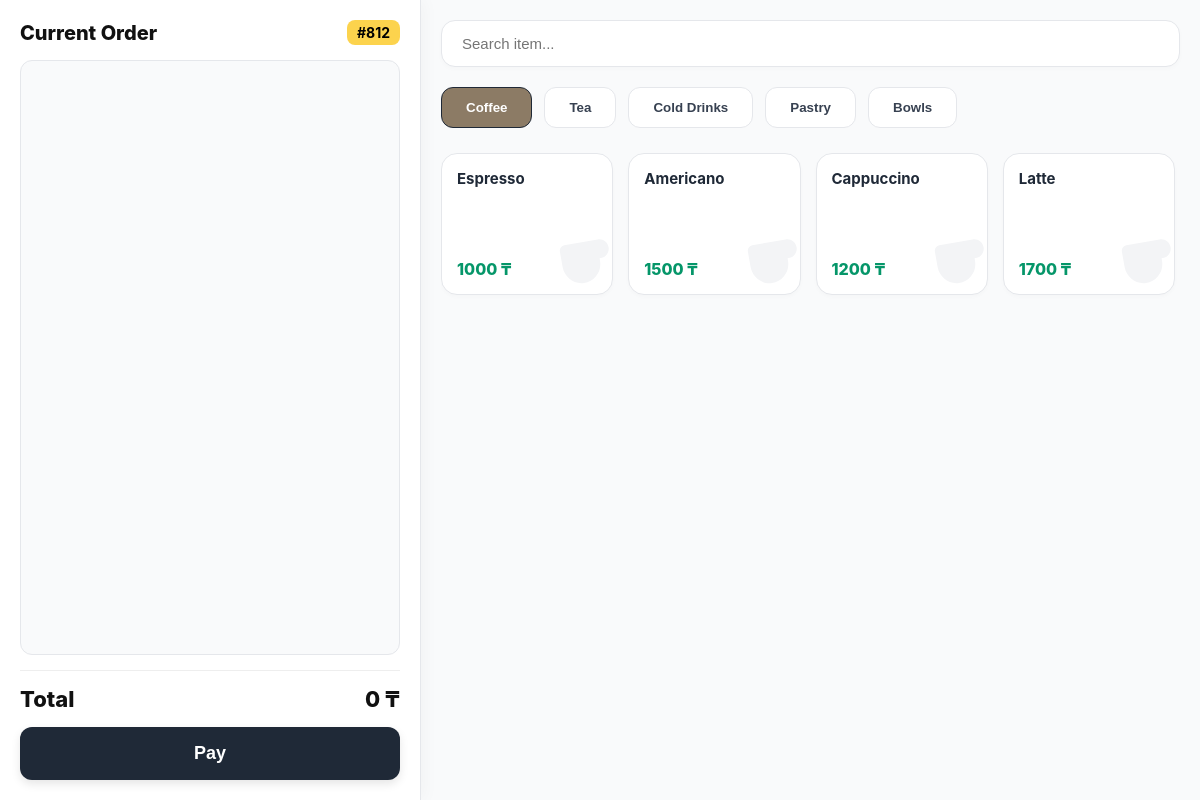
The app's page /cashier/ with its own data.
### coffee/models.py (models this page shows, shortened)
class MenuItem(models.Model):
    CATEGORY_CHOICES = [
        ('coffee', 'Coffee'),
        ('tea', 'Tea'),
        ('cold', 'Cold Drinks'),
        ('pastry', 'Pastry'),
        ('bowl', 'Bowls'),
        ('other', 'Other'),
    ]
    name = models.CharField(max_length=100)
    price = models.DecimalField(max_digits=8, decimal_places=2, verbose_name="Base Price")
    category = models.CharField(max_length=20, choices=CATEGORY_CHOICES, default='coffee', verbose_name="Category")
    is_sized = models.BooleanField(default=True, verbose_name="Has Sizes (S/M/L)")
    has_milk_mods = models.BooleanField(default=False, verbose_name="Allows: Milk")
    has_syrup_mods = models.BooleanField(default=False, verbose_name="Allows: Syrups")
    has_ice_mods = models.BooleanField(default=False, verbose_name="Allows: Ice")
    has_other_mods = models.BooleanField(default=False, verbose_name="Allows: Other")

### coffee/views.py (the view)
# urls.py: path('cashier/', views.cashier_view, name='cashier'), # Касса
def cashier_view(request):
    last_order = Order.objects.last()
    next_id = last_order.id + 1 if last_order else 1
    products = MenuItem.objects.all()
    modifiers = list(Modifier.objects.values())
    context = {
        'next_id': next_id,
        'products': products,
        'modifiers': modifiers
    }
    return render(request, 'coffee/cashier.html', context)

### coffee/templates/coffee/cashier.html (shortened to what this page needs)
{% load static %}
<!DOCTYPE html>
<html lang="en">
<head>
</head>
<body>
    <div class="pos-container">
        <div class="panel-cart">
            <div class="cart-header">
                <span class="t-current">Current Order</span>
                <span class="order-badge" id="ui-order-id">#{{ next_id }}</span>
            </div>
            <div class="cart-list" id="cart-items">
                </div>
            <div class="total-section">
                <div class="total-row">
                    <span class="t-total">Total</span>
                    <span id="total-price">0 ₸</span>
                </div>
                <button class="pay-button" onclick="submitOrder()">
                    <span class="t-pay">Pay</span>
                </button>
            </div>
        </div>
        <div class="panel-menu">
            <div class="search-container">
                <input type="text" placeholder="Search item..." class="search-input t-search-ph">
            </div>
            <div class="category-tabs">
                <button class="tab-btn active" onclick="filterMenu('coffee')"> <span class="t-coffee">Coffee</span></button>
                <button class="tab-btn" onclick="filterMenu('tea')"> <span class="t-tea">Tea</span></button>
                <button class="tab-btn" onclick="filterMenu('cold')"> <span class="t-cold">Cold Drinks</span></button>
                <button class="tab-btn" onclick="filterMenu('pastry')"> <span class="t-pastry">Pastry</span></button>
                <button class="tab-btn" onclick="filterMenu('bowl')"> <span class="t-bowl">Bowls</span></button>
            </div>
            <div class="menu-grid" id="menu-grid">
                {% for item in products %}
                <div class="menu-item"
                     onclick="selectItem(this)"
                     data-name="{{ item.name|escapejs }}"
                     data-price="{{ item.price|stringformat:'d' }}"
                     data-sized="{{ item.is_sized|yesno:'true,false' }}"
                     data-milk="{{ item.has_milk_mods|yesno:'true,false' }}"
                     data-syrup="{{ item.has_syrup_mods|yesno:'true,false' }}"
                     data-ice="{{ item.has_ice_mods|yesno:'true,false' }}"
                     data-other="{{ item.has_other_mods|yesno:'true,false' }}"
                     data-category="{{ item.category }}">
                    <div class="item-name">{{ item.name }}</div>
                    <div class="item-price">{{ item.price|floatformat:0 }} ₸</div>
                    {% if item.category == 'coffee' %}
                        <svg class="bg-icon" viewBox="0 0 24 24" fill="currentColor"><path d="M18.5 3H6c-1.1 0-2 .9-2 2v5.71c0 3.83 2.95 7.18 6.78 7.29 3.96.12 7.22-3.06 7.22-7v-1h.5c1.93 0 3.5-1.57 3.5-3.5S20.43 3 18.5 3z"/></svg>
                    {% elif item.category == 'pastry' %}
                        <svg class="bg-icon" viewBox="0 0 24 24" fill="currentColor"><path d="M22 10v9c0 1.1-.9 2-2 2H4c-1.1 0-2-.9-2-2v-9h20z"/></svg>
                    {% elif item.category == 'cold' %}
                        <svg class="bg-icon" viewBox="0 0 24 24" fill="currentColor"><path d="M18.06 22.99h1.66c.84 0 1.53-.64 1.6-1.48L22.95 9.08a.99.99 0 0 0-.74-1.07l-1.07-.26L21.8 5.09l1.93.48a1 1 0 0 0 1.21-.76l.24-1a1 1 0 0 0-.75-1.21l-7.3-1.83a1 1 0 0 0-1.21.76l-.24 1a1 1 0 0 0 .76 1.21l1.93.48-.66 2.65-11.63-2.9.27-1.11a1.004 1.004 0 0 0-1.22-.76L4.14 2.3A1 1 0 0 0 2.92 3.52l.24 1A.996.996 0 0 0 4.38 5.3l1.93.48L5.59 9c-.53.13-.88.66-.75 1.2l3.43 14.28c.17.7.8 1.18 1.52 1.18h8.27v-2.67z"/></svg>
                    {% else %}
                        <svg class="bg-icon" viewBox="0 0 24 24" fill="currentColor"><circle cx="12" cy="12" r="10"/></svg>
                    {% endif %}
                </div>
                {% empty %}
                    <div style="grid-column: 1/-1; text-align: center; color: #999;">No items</div>
                {% endfor %}
            </div>
        </div>
    </div>
</body>
</html>

### coffee/templates/coffee/cashier.html (style rules this page uses)
body { margin: 0; padding: 0; height: 100vh; overflow: hidden; font-family: -apple-system, BlinkMacSystemFont, "Segoe UI", Roboto, sans-serif; background-color: #F3F4F6; }
.pos-container { display: flex; height: 100vh; width: 100%; }
.panel-cart { flex: 1; min-width: 380px; background: #ffffff; border-right: 1px solid #E5E7EB; display: flex; flex-direction: column; padding: 20px; box-shadow: 4px 0 15px rgba(0,0,0,0.03); z-index: 10; }
.panel-menu { flex: 2.5; background: #F9FAFB; padding: 20px; display: flex; flex-direction: column; }
.cart-header { display: flex; justify-content: space-between; align-items: center; margin-bottom: 15px; }
.t-current { font-size: 20px; font-weight: 800; color: #111; }
.order-badge { background: #FCD34D; padding: 4px 10px; border-radius: 8px; font-weight: bold; font-size: 14px; }
.cart-list { flex-grow: 1; overflow-y: auto; background: #F9FAFB; border-radius: 12px; border: 1px solid #E5E7EB; padding: 10px; margin-bottom: 15px; }
.total-section { margin-top: auto; border-top: 1px solid #eee; padding-top: 15px; }
.total-row { display: flex; justify-content: space-between; font-size: 22px; font-weight: 800; margin-bottom: 15px; color: #111; }
.pay-button { width: 100%; background: #1F2937; color: white; padding: 16px; border: none; border-radius: 12px; font-size: 18px; font-weight: 700; cursor: pointer; transition: 0.2s; box-shadow: 0 4px 10px rgba(0,0,0,0.1); }
.search-container { margin-bottom: 20px; }
.search-input { width: 100%; padding: 14px 20px; border: 1px solid #E5E7EB; border-radius: 14px; box-sizing: border-box; outline: none; font-size: 15px; background: #fff; box-shadow: 0 2px 5px rgba(0,0,0,0.02); }
.category-tabs { display: flex; gap: 12px; margin-bottom: 20px; overflow-x: auto; padding-bottom: 5px; }
.tab-btn { padding: 12px 24px; border: 1px solid #E5E7EB; background: #fff; border-radius: 12px; font-weight: 600; color: #374151; cursor: pointer; transition: 0.2s; white-space: nowrap; }
.tab-btn.active { background: #8C7B65; color: #fff; border-color: #1F2937; }
.menu-grid { display: grid; grid-template-columns: repeat(auto-fill, minmax(150px, 1fr)); gap: 15px; overflow-y: auto; padding-bottom: 20px; padding-right: 5px; align-content: start; }
.menu-item { background: #fff; border: 1px solid #E5E7EB; border-radius: 16px; padding: 15px; height: 110px; cursor: pointer; display: flex; flex-direction: column; justify-content: space-between; box-shadow: 0 2px 4px rgba(0,0,0,0.02); transition: all 0.1s; position: relative; overflow: hidden; }
.item-name { font-weight: 700; font-size: 15px; color: #1F2937; z-index: 2; }
.item-price { font-weight: 800; color: #059669; font-size: 16px; z-index: 2; }
.bg-icon { position: absolute; right: -5px; bottom: -5px; width: 65px; height: 65px; color: #F3F4F6; transform: rotate(-10deg); z-index: 1; pointer-events: none; }

### records on screen
MenuItem: name "Espresso", price "1000", category "coffee" (drawn)
MenuItem: name "Americano", price "1500", category "coffee" (drawn)
MenuItem: name "Cappuccino", price "1200", category "coffee" (drawn)
MenuItem: name "Latte", price "1700", category "coffee" (drawn)

### other values on screen
{{ next_id }} "812"
